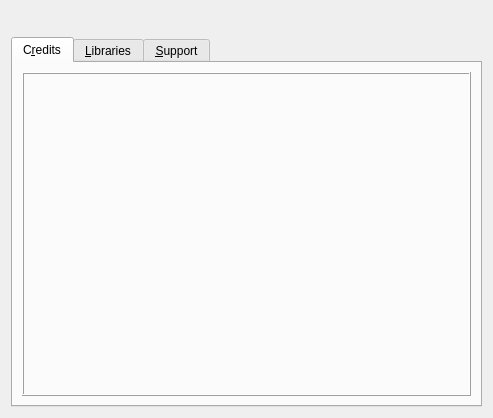
<?xml version="1.0" encoding="UTF-8"?>
<ui version="4.0">
 <class>AboutTab</class>
 <widget class="QWidget" name="AboutTab">
  <property name="geometry">
   <rect>
    <x>0</x>
    <y>0</y>
    <width>493</width>
    <height>418</height>
   </rect>
  </property>
  <layout class="QVBoxLayout" name="vboxMain">
   <item>
    <layout class="QHBoxLayout" name="hboxHeader" stretch="3,1">
     <item>
      <layout class="QHBoxLayout" name="hboxTitle">
       <item>
        <spacer name="hspcTitle1">
         <property name="orientation">
          <enum>Qt::Horizontal</enum>
         </property>
         <property name="sizeHint" stdset="0">
          <size>
           <width>20</width>
           <height>20</height>
          </size>
         </property>
        </spacer>
       </item>
       <item>
        <widget class="QLabel" name="lblLogo">
         <property name="sizePolicy">
          <sizepolicy hsizetype="Minimum" vsizetype="Minimum">
           <horstretch>0</horstretch>
           <verstretch>0</verstretch>
          </sizepolicy>
         </property>
         <property name="alignment">
          <set>Qt::AlignCenter</set>
         </property>
        </widget>
       </item>
       <item>
        <widget class="QLabel" name="lblTitle">
         <property name="textFormat">
          <enum>Qt::RichText</enum>
         </property>
         <property name="alignment">
          <set>Qt::AlignCenter</set>
         </property>
         <property name="textInteractionFlags">
          <set>Qt::LinksAccessibleByKeyboard|Qt::LinksAccessibleByMouse|Qt::TextBrowserInteraction|Qt::TextSelectableByKeyboard|Qt::TextSelectableByMouse</set>
         </property>
        </widget>
       </item>
       <item>
        <spacer name="hspcTitle2">
         <property name="orientation">
          <enum>Qt::Horizontal</enum>
         </property>
         <property name="sizeHint" stdset="0">
          <size>
           <width>40</width>
           <height>20</height>
          </size>
         </property>
        </spacer>
       </item>
      </layout>
     </item>
     <item>
      <layout class="QVBoxLayout" name="vboxUpdates">
       <item>
        <widget class="QLabel" name="lblUpdateCheck">
         <property name="text">
          <string/>
         </property>
         <property name="textFormat">
          <enum>Qt::RichText</enum>
         </property>
         <property name="alignment">
          <set>Qt::AlignRight|Qt::AlignTop|Qt::AlignTrailing</set>
         </property>
         <property name="openExternalLinks">
          <bool>true</bool>
         </property>
         <property name="textInteractionFlags">
          <set>Qt::LinksAccessibleByKeyboard|Qt::LinksAccessibleByMouse|Qt::TextBrowserInteraction|Qt::TextSelectableByKeyboard|Qt::TextSelectableByMouse</set>
         </property>
        </widget>
       </item>
      </layout>
     </item>
    </layout>
   </item>
   <item>
    <widget class="QTabWidget" name="tabWidget">
     <property name="currentIndex">
      <number>0</number>
     </property>
     <widget class="QWidget" name="tabCredits">
      <attribute name="title">
       <string>C&amp;redits</string>
      </attribute>
      <layout class="QVBoxLayout" name="vboxCreditsTab">
       <item>
        <widget class="QFrame" name="fraCredits">
         <property name="frameShape">
          <enum>QFrame::Box</enum>
         </property>
         <property name="frameShadow">
          <enum>QFrame::Raised</enum>
         </property>
         <layout class="QVBoxLayout" name="vboxFraCredits">
          <property name="leftMargin">
           <number>8</number>
          </property>
          <property name="topMargin">
           <number>8</number>
          </property>
          <property name="rightMargin">
           <number>8</number>
          </property>
          <property name="bottomMargin">
           <number>8</number>
          </property>
          <item>
           <widget class="QScrollArea" name="scrlCredits">
            <property name="styleSheet">
             <string notr="true">QAbstractScrollArea {
	background-color: transparent;
}
QWidget#scrlCreditsContents {
	background-color: transparent;
} </string>
            </property>
            <property name="frameShape">
             <enum>QFrame::NoFrame</enum>
            </property>
            <property name="horizontalScrollBarPolicy">
             <enum>Qt::ScrollBarAlwaysOff</enum>
            </property>
            <property name="widgetResizable">
             <bool>true</bool>
            </property>
            <widget class="QWidget" name="scrlCreditsContents">
             <property name="geometry">
              <rect>
               <x>0</x>
               <y>0</y>
               <width>441</width>
               <height>307</height>
              </rect>
             </property>
             <layout class="QVBoxLayout" name="vboxScrlCredits">
              <property name="leftMargin">
               <number>0</number>
              </property>
              <property name="topMargin">
               <number>0</number>
              </property>
              <property name="rightMargin">
               <number>0</number>
              </property>
              <property name="bottomMargin">
               <number>0</number>
              </property>
              <item>
               <widget class="QLabel" name="lblCredits">
                <property name="frameShape">
                 <enum>QFrame::NoFrame</enum>
                </property>
                <property name="textFormat">
                 <enum>Qt::RichText</enum>
                </property>
                <property name="alignment">
                 <set>Qt::AlignLeading|Qt::AlignLeft|Qt::AlignTop</set>
                </property>
                <property name="wordWrap">
                 <bool>true</bool>
                </property>
                <property name="openExternalLinks">
                 <bool>true</bool>
                </property>
                <property name="textInteractionFlags">
                 <set>Qt::LinksAccessibleByKeyboard|Qt::LinksAccessibleByMouse|Qt::TextBrowserInteraction|Qt::TextSelectableByKeyboard|Qt::TextSelectableByMouse</set>
                </property>
               </widget>
              </item>
             </layout>
            </widget>
           </widget>
          </item>
         </layout>
        </widget>
       </item>
      </layout>
     </widget>
     <widget class="QWidget" name="tabLibraries">
      <attribute name="title">
       <string>&amp;Libraries</string>
      </attribute>
      <layout class="QVBoxLayout" name="vboxLibrariesTab">
       <item>
        <widget class="QFrame" name="fraLibraries">
         <property name="frameShape">
          <enum>QFrame::Box</enum>
         </property>
         <property name="frameShadow">
          <enum>QFrame::Raised</enum>
         </property>
         <layout class="QVBoxLayout" name="vboxFraLibraries">
          <property name="leftMargin">
           <number>8</number>
          </property>
          <property name="topMargin">
           <number>8</number>
          </property>
          <property name="rightMargin">
           <number>8</number>
          </property>
          <property name="bottomMargin">
           <number>8</number>
          </property>
          <item>
           <widget class="QScrollArea" name="scrlLibraries">
            <property name="styleSheet">
             <string notr="true">QAbstractScrollArea {
	background-color: transparent;
}
QWidget#scrlLibrariesContents {
	background-color: transparent;
} </string>
            </property>
            <property name="frameShape">
             <enum>QFrame::NoFrame</enum>
            </property>
            <property name="widgetResizable">
             <bool>true</bool>
            </property>
            <widget class="QWidget" name="scrlLibrariesContents">
             <property name="geometry">
              <rect>
               <x>0</x>
               <y>0</y>
               <width>100</width>
               <height>30</height>
              </rect>
             </property>
             <layout class="QVBoxLayout" name="vboxScrlLibraries">
              <property name="leftMargin">
               <number>0</number>
              </property>
              <property name="topMargin">
               <number>0</number>
              </property>
              <property name="rightMargin">
               <number>0</number>
              </property>
              <property name="bottomMargin">
               <number>0</number>
              </property>
              <item>
               <widget class="QLabel" name="lblLibraries">
                <property name="textFormat">
                 <enum>Qt::RichText</enum>
                </property>
                <property name="alignment">
                 <set>Qt::AlignLeading|Qt::AlignLeft|Qt::AlignTop</set>
                </property>
                <property name="wordWrap">
                 <bool>true</bool>
                </property>
                <property name="openExternalLinks">
                 <bool>true</bool>
                </property>
                <property name="textInteractionFlags">
                 <set>Qt::LinksAccessibleByKeyboard|Qt::LinksAccessibleByMouse|Qt::TextBrowserInteraction|Qt::TextSelectableByKeyboard|Qt::TextSelectableByMouse</set>
                </property>
               </widget>
              </item>
             </layout>
            </widget>
           </widget>
          </item>
         </layout>
        </widget>
       </item>
      </layout>
     </widget>
     <widget class="QWidget" name="tabSupport">
      <attribute name="title">
       <string>&amp;Support</string>
      </attribute>
      <layout class="QVBoxLayout" name="vboxSupportTab">
       <item>
        <widget class="QFrame" name="fraSupport">
         <property name="frameShape">
          <enum>QFrame::Box</enum>
         </property>
         <property name="frameShadow">
          <enum>QFrame::Raised</enum>
         </property>
         <layout class="QVBoxLayout" name="vboxFraSupport">
          <property name="leftMargin">
           <number>8</number>
          </property>
          <property name="topMargin">
           <number>8</number>
          </property>
          <property name="rightMargin">
           <number>8</number>
          </property>
          <property name="bottomMargin">
           <number>8</number>
          </property>
          <item>
           <widget class="QScrollArea" name="scrlSupport">
            <property name="styleSheet">
             <string notr="true">QAbstractScrollArea {
	background-color: transparent;
}
QWidget#scrlSupportContents {
	background-color: transparent;
} </string>
            </property>
            <property name="frameShape">
             <enum>QFrame::NoFrame</enum>
            </property>
            <property name="widgetResizable">
             <bool>true</bool>
            </property>
            <widget class="QWidget" name="scrlSupportContents">
             <property name="geometry">
              <rect>
               <x>0</x>
               <y>0</y>
               <width>100</width>
               <height>30</height>
              </rect>
             </property>
             <layout class="QVBoxLayout" name="vboxScrlSupport">
              <property name="leftMargin">
               <number>0</number>
              </property>
              <property name="topMargin">
               <number>0</number>
              </property>
              <property name="rightMargin">
               <number>0</number>
              </property>
              <property name="bottomMargin">
               <number>0</number>
              </property>
              <item>
               <widget class="QLabel" name="lblSupport">
                <property name="alignment">
                 <set>Qt::AlignLeading|Qt::AlignLeft|Qt::AlignTop</set>
                </property>
                <property name="wordWrap">
                 <bool>true</bool>
                </property>
                <property name="openExternalLinks">
                 <bool>true</bool>
                </property>
                <property name="textInteractionFlags">
                 <set>Qt::LinksAccessibleByKeyboard|Qt::LinksAccessibleByMouse|Qt::TextBrowserInteraction|Qt::TextSelectableByKeyboard|Qt::TextSelectableByMouse</set>
                </property>
               </widget>
              </item>
             </layout>
            </widget>
           </widget>
          </item>
         </layout>
        </widget>
       </item>
      </layout>
     </widget>
    </widget>
   </item>
  </layout>
 </widget>
 <resources/>
 <connections/>
 <slots>
  <signal>modified()</signal>
  <slot>reset()</slot>
  <slot>loadDefaults()</slot>
  <slot>save()</slot>
  <slot>checkBox_clicked()</slot>
 </slots>
</ui>
